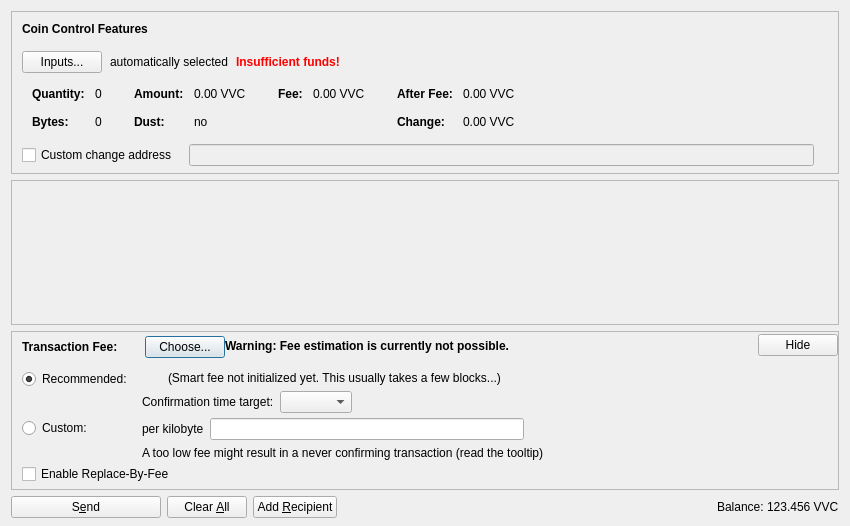
<?xml version="1.0" encoding="UTF-8"?>
<ui version="4.0">
 <class>SendCoinsDialog</class>
 <widget class="QDialog" name="SendCoinsDialog">
  <property name="geometry">
   <rect>
    <x>0</x>
    <y>0</y>
    <width>850</width>
    <height>526</height>
   </rect>
  </property>
  <property name="windowTitle">
   <string>Send Coins</string>
  </property>
  <layout class="QVBoxLayout" name="verticalLayout" stretch="0,1,0,0">
   <property name="bottomMargin">
    <number>8</number>
   </property>
   <item>
    <widget class="QFrame" name="frameCoinControl">
     <property name="sizePolicy">
      <sizepolicy hsizetype="Expanding" vsizetype="Expanding">
       <horstretch>0</horstretch>
       <verstretch>0</verstretch>
      </sizepolicy>
     </property>
     <property name="maximumSize">
      <size>
       <width>16777215</width>
       <height>16777215</height>
      </size>
     </property>
     <property name="frameShape">
      <enum>QFrame::StyledPanel</enum>
     </property>
     <property name="frameShadow">
      <enum>QFrame::Sunken</enum>
     </property>
     <layout class="QVBoxLayout" name="verticalLayoutCoinControl2">
      <property name="spacing">
       <number>0</number>
      </property>
      <property name="leftMargin">
       <number>0</number>
      </property>
      <property name="topMargin">
       <number>0</number>
      </property>
      <property name="rightMargin">
       <number>0</number>
      </property>
      <property name="bottomMargin">
       <number>6</number>
      </property>
      <item>
       <layout class="QVBoxLayout" name="verticalLayoutCoinControl" stretch="0,0,0,0,1">
        <property name="spacing">
         <number>0</number>
        </property>
        <property name="leftMargin">
         <number>10</number>
        </property>
        <property name="topMargin">
         <number>10</number>
        </property>
        <item>
         <layout class="QHBoxLayout" name="horizontalLayoutCoinControl1">
          <property name="bottomMargin">
           <number>15</number>
          </property>
          <item>
           <widget class="QLabel" name="labelCoinControlFeatures">
            <property name="sizePolicy">
             <sizepolicy hsizetype="Preferred" vsizetype="Maximum">
              <horstretch>0</horstretch>
              <verstretch>0</verstretch>
             </sizepolicy>
            </property>
            <property name="font">
             <font>
              <weight>75</weight>
              <bold>true</bold>
             </font>
            </property>
            <property name="styleSheet">
             <string notr="true">font-weight:bold;</string>
            </property>
            <property name="text">
             <string>Coin Control Features</string>
            </property>
           </widget>
          </item>
         </layout>
        </item>
        <item>
         <layout class="QHBoxLayout" name="horizontalLayoutCoinControl2" stretch="0,0,0,0">
          <property name="spacing">
           <number>8</number>
          </property>
          <property name="bottomMargin">
           <number>10</number>
          </property>
          <item>
           <widget class="QPushButton" name="pushButtonCoinControl">
            <property name="styleSheet">
             <string notr="true"/>
            </property>
            <property name="text">
             <string>Inputs...</string>
            </property>
            <property name="autoDefault">
             <bool>false</bool>
            </property>
           </widget>
          </item>
          <item>
           <widget class="QLabel" name="labelCoinControlAutomaticallySelected">
            <property name="text">
             <string>automatically selected</string>
            </property>
            <property name="margin">
             <number>5</number>
            </property>
           </widget>
          </item>
          <item>
           <widget class="QLabel" name="labelCoinControlInsuffFunds">
            <property name="font">
             <font>
              <weight>75</weight>
              <bold>true</bold>
             </font>
            </property>
            <property name="styleSheet">
             <string notr="true">color:red;font-weight:bold;</string>
            </property>
            <property name="text">
             <string>Insufficient funds!</string>
            </property>
            <property name="margin">
             <number>5</number>
            </property>
           </widget>
          </item>
          <item>
           <spacer name="horizontalSpacerCoinControl">
            <property name="orientation">
             <enum>Qt::Horizontal</enum>
            </property>
            <property name="sizeHint" stdset="0">
             <size>
              <width>40</width>
              <height>1</height>
             </size>
            </property>
           </spacer>
          </item>
         </layout>
        </item>
        <item>
         <widget class="QWidget" name="widgetCoinControl" native="true">
          <property name="sizePolicy">
           <sizepolicy hsizetype="Preferred" vsizetype="Preferred">
            <horstretch>0</horstretch>
            <verstretch>0</verstretch>
           </sizepolicy>
          </property>
          <property name="minimumSize">
           <size>
            <width>0</width>
            <height>0</height>
           </size>
          </property>
          <property name="styleSheet">
           <string notr="true"/>
          </property>
          <layout class="QHBoxLayout" name="horizontalLayoutCoinControl5">
           <property name="leftMargin">
            <number>0</number>
           </property>
           <property name="topMargin">
            <number>0</number>
           </property>
           <property name="rightMargin">
            <number>0</number>
           </property>
           <property name="bottomMargin">
            <number>0</number>
           </property>
           <item>
            <layout class="QHBoxLayout" name="horizontalLayoutCoinControl3" stretch="0,0,0,1">
             <property name="spacing">
              <number>20</number>
             </property>
             <property name="topMargin">
              <number>0</number>
             </property>
             <property name="bottomMargin">
              <number>10</number>
             </property>
             <item>
              <layout class="QFormLayout" name="formLayoutCoinControl1">
               <property name="horizontalSpacing">
                <number>10</number>
               </property>
               <property name="verticalSpacing">
                <number>14</number>
               </property>
               <property name="leftMargin">
                <number>10</number>
               </property>
               <property name="topMargin">
                <number>4</number>
               </property>
               <property name="rightMargin">
                <number>6</number>
               </property>
               <item row="0" column="0">
                <widget class="QLabel" name="labelCoinControlQuantityText">
                 <property name="font">
                  <font>
                   <weight>75</weight>
                   <bold>true</bold>
                  </font>
                 </property>
                 <property name="text">
                  <string>Quantity:</string>
                 </property>
                 <property name="margin">
                  <number>0</number>
                 </property>
                </widget>
               </item>
               <item row="0" column="1">
                <widget class="QLabel" name="labelCoinControlQuantity">
                 <property name="cursor">
                  <cursorShape>IBeamCursor</cursorShape>
                 </property>
                 <property name="contextMenuPolicy">
                  <enum>Qt::ActionsContextMenu</enum>
                 </property>
                 <property name="text">
                  <string notr="true">0</string>
                 </property>
                 <property name="margin">
                  <number>0</number>
                 </property>
                 <property name="textInteractionFlags">
                  <set>Qt::LinksAccessibleByMouse|Qt::TextSelectableByKeyboard|Qt::TextSelectableByMouse</set>
                 </property>
                </widget>
               </item>
               <item row="1" column="0">
                <widget class="QLabel" name="labelCoinControlBytesText">
                 <property name="font">
                  <font>
                   <weight>75</weight>
                   <bold>true</bold>
                  </font>
                 </property>
                 <property name="text">
                  <string>Bytes:</string>
                 </property>
                </widget>
               </item>
               <item row="1" column="1">
                <widget class="QLabel" name="labelCoinControlBytes">
                 <property name="cursor">
                  <cursorShape>IBeamCursor</cursorShape>
                 </property>
                 <property name="contextMenuPolicy">
                  <enum>Qt::ActionsContextMenu</enum>
                 </property>
                 <property name="text">
                  <string notr="true">0</string>
                 </property>
                 <property name="textInteractionFlags">
                  <set>Qt::LinksAccessibleByMouse|Qt::TextSelectableByKeyboard|Qt::TextSelectableByMouse</set>
                 </property>
                </widget>
               </item>
              </layout>
             </item>
             <item>
              <layout class="QFormLayout" name="formLayoutCoinControl2">
               <property name="horizontalSpacing">
                <number>10</number>
               </property>
               <property name="verticalSpacing">
                <number>14</number>
               </property>
               <property name="leftMargin">
                <number>6</number>
               </property>
               <property name="topMargin">
                <number>4</number>
               </property>
               <property name="rightMargin">
                <number>6</number>
               </property>
               <item row="0" column="0">
                <widget class="QLabel" name="labelCoinControlAmountText">
                 <property name="font">
                  <font>
                   <weight>75</weight>
                   <bold>true</bold>
                  </font>
                 </property>
                 <property name="text">
                  <string>Amount:</string>
                 </property>
                 <property name="margin">
                  <number>0</number>
                 </property>
                </widget>
               </item>
               <item row="0" column="1">
                <widget class="QLabel" name="labelCoinControlAmount">
                 <property name="cursor">
                  <cursorShape>IBeamCursor</cursorShape>
                 </property>
                 <property name="contextMenuPolicy">
                  <enum>Qt::ActionsContextMenu</enum>
                 </property>
                 <property name="text">
                  <string notr="true">0.00 VVC</string>
                 </property>
                 <property name="textInteractionFlags">
                  <set>Qt::LinksAccessibleByMouse|Qt::TextSelectableByKeyboard|Qt::TextSelectableByMouse</set>
                 </property>
                </widget>
               </item>
               <item row="1" column="0">
                <widget class="QLabel" name="labelCoinControlLowOutputText">
                 <property name="font">
                  <font>
                   <weight>75</weight>
                   <bold>true</bold>
                  </font>
                 </property>
                 <property name="text">
                  <string>Dust:</string>
                 </property>
                </widget>
               </item>
               <item row="1" column="1">
                <widget class="QLabel" name="labelCoinControlLowOutput">
                 <property name="cursor">
                  <cursorShape>IBeamCursor</cursorShape>
                 </property>
                 <property name="contextMenuPolicy">
                  <enum>Qt::ActionsContextMenu</enum>
                 </property>
                 <property name="text">
                  <string notr="true">no</string>
                 </property>
                 <property name="textInteractionFlags">
                  <set>Qt::LinksAccessibleByMouse|Qt::TextSelectableByKeyboard|Qt::TextSelectableByMouse</set>
                 </property>
                </widget>
               </item>
              </layout>
             </item>
             <item>
              <layout class="QFormLayout" name="formLayoutCoinControl3">
               <property name="horizontalSpacing">
                <number>10</number>
               </property>
               <property name="verticalSpacing">
                <number>14</number>
               </property>
               <property name="leftMargin">
                <number>6</number>
               </property>
               <property name="topMargin">
                <number>4</number>
               </property>
               <property name="rightMargin">
                <number>6</number>
               </property>
               <item row="0" column="0">
                <widget class="QLabel" name="labelCoinControlFeeText">
                 <property name="font">
                  <font>
                   <weight>75</weight>
                   <bold>true</bold>
                  </font>
                 </property>
                 <property name="text">
                  <string>Fee:</string>
                 </property>
                 <property name="margin">
                  <number>0</number>
                 </property>
                </widget>
               </item>
               <item row="0" column="1">
                <widget class="QLabel" name="labelCoinControlFee">
                 <property name="cursor">
                  <cursorShape>IBeamCursor</cursorShape>
                 </property>
                 <property name="contextMenuPolicy">
                  <enum>Qt::ActionsContextMenu</enum>
                 </property>
                 <property name="text">
                  <string notr="true">0.00 VVC</string>
                 </property>
                 <property name="textInteractionFlags">
                  <set>Qt::LinksAccessibleByMouse|Qt::TextSelectableByKeyboard|Qt::TextSelectableByMouse</set>
                 </property>
                </widget>
               </item>
              </layout>
             </item>
             <item>
              <layout class="QFormLayout" name="formLayoutCoinControl4">
               <property name="horizontalSpacing">
                <number>10</number>
               </property>
               <property name="verticalSpacing">
                <number>14</number>
               </property>
               <property name="leftMargin">
                <number>6</number>
               </property>
               <property name="topMargin">
                <number>4</number>
               </property>
               <property name="rightMargin">
                <number>6</number>
               </property>
               <item row="0" column="0">
                <widget class="QLabel" name="labelCoinControlAfterFeeText">
                 <property name="font">
                  <font>
                   <weight>75</weight>
                   <bold>true</bold>
                  </font>
                 </property>
                 <property name="text">
                  <string>After Fee:</string>
                 </property>
                 <property name="margin">
                  <number>0</number>
                 </property>
                </widget>
               </item>
               <item row="0" column="1">
                <widget class="QLabel" name="labelCoinControlAfterFee">
                 <property name="cursor">
                  <cursorShape>IBeamCursor</cursorShape>
                 </property>
                 <property name="contextMenuPolicy">
                  <enum>Qt::ActionsContextMenu</enum>
                 </property>
                 <property name="text">
                  <string notr="true">0.00 VVC</string>
                 </property>
                 <property name="textInteractionFlags">
                  <set>Qt::LinksAccessibleByMouse|Qt::TextSelectableByKeyboard|Qt::TextSelectableByMouse</set>
                 </property>
                </widget>
               </item>
               <item row="1" column="0">
                <widget class="QLabel" name="labelCoinControlChangeText">
                 <property name="font">
                  <font>
                   <weight>75</weight>
                   <bold>true</bold>
                  </font>
                 </property>
                 <property name="text">
                  <string>Change:</string>
                 </property>
                </widget>
               </item>
               <item row="1" column="1">
                <widget class="QLabel" name="labelCoinControlChange">
                 <property name="cursor">
                  <cursorShape>IBeamCursor</cursorShape>
                 </property>
                 <property name="contextMenuPolicy">
                  <enum>Qt::ActionsContextMenu</enum>
                 </property>
                 <property name="text">
                  <string notr="true">0.00 VVC</string>
                 </property>
                 <property name="textInteractionFlags">
                  <set>Qt::LinksAccessibleByMouse|Qt::TextSelectableByKeyboard|Qt::TextSelectableByMouse</set>
                 </property>
                </widget>
               </item>
              </layout>
             </item>
            </layout>
           </item>
          </layout>
         </widget>
        </item>
        <item>
         <layout class="QHBoxLayout" name="horizontalLayoutCoinControl4" stretch="0,0,0">
          <property name="spacing">
           <number>12</number>
          </property>
          <property name="sizeConstraint">
           <enum>QLayout::SetDefaultConstraint</enum>
          </property>
          <property name="topMargin">
           <number>5</number>
          </property>
          <property name="rightMargin">
           <number>5</number>
          </property>
          <item>
           <widget class="QCheckBox" name="checkBoxCoinControlChange">
            <property name="toolTip">
             <string>If this is activated, but the change address is empty or invalid, change will be sent to a newly generated address.</string>
            </property>
            <property name="text">
             <string>Custom change address</string>
            </property>
           </widget>
          </item>
          <item>
           <widget class="QValidatedLineEdit" name="lineEditCoinControlChange">
            <property name="enabled">
             <bool>false</bool>
            </property>
            <property name="sizePolicy">
             <sizepolicy hsizetype="Expanding" vsizetype="Fixed">
              <horstretch>0</horstretch>
              <verstretch>0</verstretch>
             </sizepolicy>
            </property>
           </widget>
          </item>
          <item>
           <widget class="QLabel" name="labelCoinControlChangeLabel">
            <property name="sizePolicy">
             <sizepolicy hsizetype="Preferred" vsizetype="Expanding">
              <horstretch>0</horstretch>
              <verstretch>0</verstretch>
             </sizepolicy>
            </property>
            <property name="minimumSize">
             <size>
              <width>0</width>
              <height>0</height>
             </size>
            </property>
            <property name="text">
             <string/>
            </property>
            <property name="margin">
             <number>3</number>
            </property>
           </widget>
          </item>
         </layout>
        </item>
        <item>
         <spacer name="verticalSpacerCoinControl">
          <property name="orientation">
           <enum>Qt::Vertical</enum>
          </property>
          <property name="sizeHint" stdset="0">
           <size>
            <width>800</width>
            <height>1</height>
           </size>
          </property>
         </spacer>
        </item>
       </layout>
      </item>
     </layout>
    </widget>
   </item>
   <item>
    <widget class="QScrollArea" name="scrollArea">
     <property name="widgetResizable">
      <bool>true</bool>
     </property>
     <widget class="QWidget" name="scrollAreaWidgetContents">
      <property name="geometry">
       <rect>
        <x>0</x>
        <y>0</y>
        <width>830</width>
        <height>104</height>
       </rect>
      </property>
      <layout class="QVBoxLayout" name="verticalLayout_2" stretch="0,1">
       <property name="leftMargin">
        <number>0</number>
       </property>
       <property name="topMargin">
        <number>0</number>
       </property>
       <property name="rightMargin">
        <number>0</number>
       </property>
       <property name="bottomMargin">
        <number>0</number>
       </property>
       <item>
        <layout class="QVBoxLayout" name="entries">
         <property name="spacing">
          <number>6</number>
         </property>
        </layout>
       </item>
       <item>
        <spacer name="verticalSpacer">
         <property name="orientation">
          <enum>Qt::Vertical</enum>
         </property>
         <property name="sizeHint" stdset="0">
          <size>
           <width>20</width>
           <height>40</height>
          </size>
         </property>
        </spacer>
       </item>
      </layout>
     </widget>
    </widget>
   </item>
   <item>
    <widget class="QFrame" name="frameFee">
     <property name="sizePolicy">
      <sizepolicy hsizetype="Expanding" vsizetype="Expanding">
       <horstretch>0</horstretch>
       <verstretch>0</verstretch>
      </sizepolicy>
     </property>
     <property name="maximumSize">
      <size>
       <width>16777215</width>
       <height>16777215</height>
      </size>
     </property>
     <property name="frameShape">
      <enum>QFrame::StyledPanel</enum>
     </property>
     <property name="frameShadow">
      <enum>QFrame::Sunken</enum>
     </property>
     <layout class="QVBoxLayout" name="verticalLayoutFee1">
      <property name="spacing">
       <number>0</number>
      </property>
      <property name="leftMargin">
       <number>0</number>
      </property>
      <property name="topMargin">
       <number>0</number>
      </property>
      <property name="rightMargin">
       <number>0</number>
      </property>
      <property name="bottomMargin">
       <number>0</number>
      </property>
      <item>
       <layout class="QVBoxLayout" name="verticalLayoutFee2" stretch="0,0,0">
        <property name="spacing">
         <number>0</number>
        </property>
        <property name="leftMargin">
         <number>10</number>
        </property>
        <property name="topMargin">
         <number>0</number>
        </property>
        <item>
         <layout class="QHBoxLayout" name="horizontalLayoutFee1">
          <property name="bottomMargin">
           <number>0</number>
          </property>
          <item>
           <layout class="QVBoxLayout" name="verticalLayoutFee7">
            <property name="spacing">
             <number>0</number>
            </property>
            <item>
             <spacer name="verticalSpacerSmartFee">
              <property name="orientation">
               <enum>Qt::Vertical</enum>
              </property>
              <property name="sizeType">
               <enum>QSizePolicy::Fixed</enum>
              </property>
              <property name="sizeHint" stdset="0">
               <size>
                <width>1</width>
                <height>4</height>
               </size>
              </property>
             </spacer>
            </item>
            <item>
             <layout class="QHBoxLayout" name="horizontalLayoutSmartFee">
              <property name="spacing">
               <number>10</number>
              </property>
              <item>
               <widget class="QLabel" name="labelFeeHeadline">
                <property name="sizePolicy">
                 <sizepolicy hsizetype="Preferred" vsizetype="Maximum">
                  <horstretch>0</horstretch>
                  <verstretch>0</verstretch>
                 </sizepolicy>
                </property>
                <property name="font">
                 <font>
                  <weight>75</weight>
                  <bold>true</bold>
                 </font>
                </property>
                <property name="styleSheet">
                 <string notr="true">font-weight:bold;</string>
                </property>
                <property name="text">
                 <string>Transaction Fee:</string>
                </property>
               </widget>
              </item>
              <item>
               <widget class="QLabel" name="labelFeeMinimized">
                <property name="text">
                 <string/>
                </property>
               </widget>
              </item>
              <item>
               <widget class="QPushButton" name="buttonChooseFee">
                <property name="text">
                 <string>Choose...</string>
                </property>
               </widget>
              </item>
             </layout>
            </item>
            <item>
             <spacer name="verticalSpacer_5">
              <property name="orientation">
               <enum>Qt::Vertical</enum>
              </property>
              <property name="sizeHint" stdset="0">
               <size>
                <width>1</width>
                <height>1</height>
               </size>
              </property>
             </spacer>
            </item>
           </layout>
          </item>
          <item>
           <widget class="QLabel" name="fallbackFeeWarningLabel">
            <property name="toolTip">
             <string>Using the fallbackfee can result in sending a transaction that will take several hours or days (or never) to confirm. Consider choosing your fee manually or wait until you have validated the complete chain.</string>
            </property>
            <property name="font">
            <font>
                <weight>75</weight>
                <bold>true</bold>
            </font>
            </property>
            <property name="text">
             <string>Warning: Fee estimation is currently not possible.</string>
            </property>
            <property name="wordWrap">
             <bool>false</bool>
            </property>
           </widget>
          </item>
          <item>
           <spacer name="horizontalSpacer_4">
            <property name="orientation">
             <enum>Qt::Horizontal</enum>
            </property>
            <property name="sizeType">
             <enum>QSizePolicy::MinimumExpanding</enum>
            </property>
            <property name="sizeHint" stdset="0">
             <size>
              <width>40</width>
              <height>20</height>
             </size>
            </property>
           </spacer>
          </item>
          <item>
           <widget class="QPushButton" name="buttonMinimizeFee">
            <property name="toolTip">
             <string>collapse fee-settings</string>
            </property>
            <property name="text">
             <string>Hide</string>
            </property>
           </widget>
          </item>
         </layout>
        </item>
        <item>
         <widget class="QFrame" name="frameFeeSelection">
          <layout class="QVBoxLayout" name="verticalLayoutFee12">
           <property name="spacing">
            <number>0</number>
           </property>
           <property name="leftMargin">
            <number>0</number>
           </property>
           <property name="topMargin">
            <number>0</number>
           </property>
           <property name="rightMargin">
            <number>0</number>
           </property>
           <property name="bottomMargin">
            <number>0</number>
           </property>
           <item>
            <layout class="QGridLayout" name="gridLayoutFee">
             <property name="topMargin">
              <number>10</number>
             </property>
             <property name="bottomMargin">
              <number>4</number>
             </property>
             <property name="horizontalSpacing">
              <number>10</number>
             </property>
             <property name="verticalSpacing">
              <number>4</number>
             </property>
             <item row="1" column="1">
              <layout class="QVBoxLayout" name="verticalLayoutFee8">
               <property name="spacing">
                <number>6</number>
               </property>
               <item>
                <layout class="QHBoxLayout" name="horizontalLayoutFee13">
                 <item>
                  <widget class="QLabel" name="labelCustomPerKilobyte">
                   <property name="toolTip">
                    <string>Specify a custom fee per kB (1,000 bytes) of the transaction's virtual size.

Note:  Since the fee is calculated on a per-byte basis, a fee of "100 parvuses per kB" for a transaction size of 500 bytes (half of 1 kB) would ultimately yield a fee of only 50 parvuses.</string>
                   </property>
                   <property name="text">
                    <string>per kilobyte</string>
                   </property>
                  </widget>
                 </item>
                 <item>
                  <widget class="VivuscoinAmountField" name="customFee"/>
                 </item>
                 <item>
                  <spacer name="horizontalSpacer_6">
                   <property name="orientation">
                    <enum>Qt::Horizontal</enum>
                   </property>
                   <property name="sizeHint" stdset="0">
                    <size>
                     <width>1</width>
                     <height>1</height>
                    </size>
                   </property>
                  </spacer>
                 </item>
                </layout>
               </item>
               <item>
                <layout class="QHBoxLayout" name="horizontalLayoutFee8">
                 <item>
                  <widget class="QLabel" name="labelCustomFeeWarning">
                   <property name="enabled">
                    <bool>true</bool>
                   </property>
                   <property name="toolTip">
                    <string>When there is less transaction volume than space in the blocks, miners as well as relaying nodes may enforce a minimum fee. Paying only this minimum fee is just fine, but be aware that this can result in a never confirming transaction once there is more demand for vivuscoin transactions than the network can process.</string>
                   </property>
                   <property name="text">
                    <string>A too low fee might result in a never confirming transaction (read the tooltip)</string>
                   </property>
                  </widget>
                 </item>
                 <item>
                  <spacer name="horizontalSpacer_2">
                   <property name="orientation">
                    <enum>Qt::Horizontal</enum>
                   </property>
                   <property name="sizeHint" stdset="0">
                    <size>
                     <width>1</width>
                     <height>1</height>
                    </size>
                   </property>
                  </spacer>
                 </item>
                </layout>
               </item>
              </layout>
             </item>
             <item row="0" column="0">
              <layout class="QVBoxLayout" name="verticalLayoutFee4" stretch="0,1">
               <item>
                <widget class="QRadioButton" name="radioSmartFee">
                 <property name="text">
                  <string>Recommended:</string>
                 </property>
                 <property name="checked">
                  <bool>true</bool>
                 </property>
                 <attribute name="buttonGroup">
                  <string notr="true">groupFee</string>
                 </attribute>
                </widget>
               </item>
               <item>
                <spacer name="verticalSpacer_2">
                 <property name="orientation">
                  <enum>Qt::Vertical</enum>
                 </property>
                 <property name="sizeHint" stdset="0">
                  <size>
                   <width>1</width>
                   <height>1</height>
                  </size>
                 </property>
                </spacer>
               </item>
              </layout>
             </item>
             <item row="1" column="0">
              <layout class="QVBoxLayout" name="verticalLayoutFee9" stretch="0,1">
               <item>
                <widget class="QRadioButton" name="radioCustomFee">
                 <property name="text">
                  <string>Custom:</string>
                 </property>
                 <attribute name="buttonGroup">
                  <string notr="true">groupFee</string>
                 </attribute>
                </widget>
               </item>
               <item>
                <spacer name="verticalSpacer_6">
                 <property name="orientation">
                  <enum>Qt::Vertical</enum>
                 </property>
                 <property name="sizeHint" stdset="0">
                  <size>
                   <width>1</width>
                   <height>1</height>
                  </size>
                 </property>
                </spacer>
               </item>
              </layout>
             </item>
             <item row="0" column="1">
              <layout class="QVBoxLayout" name="verticalLayoutFee3" stretch="0,0,1">
               <property name="spacing">
                <number>6</number>
               </property>
               <property name="topMargin">
                <number>2</number>
               </property>
               <item>
                <layout class="QHBoxLayout" name="horizontalLayoutFee12">
                 <item>
                  <widget class="QLabel" name="labelSmartFee">
                   <property name="text">
                    <string/>
                   </property>
                  </widget>
                 </item>
                 <item>
                  <widget class="QLabel" name="labelFeeEstimation">
                   <property name="text">
                    <string/>
                   </property>
                  </widget>
                 </item>
                 <item>
                  <widget class="QLabel" name="labelSmartFee2">
                   <property name="text">
                    <string>(Smart fee not initialized yet. This usually takes a few blocks...)</string>
                   </property>
                  </widget>
                 </item>
                 <item>
                  <spacer name="horizontalSpacer_5">
                   <property name="orientation">
                    <enum>Qt::Horizontal</enum>
                   </property>
                   <property name="sizeHint" stdset="0">
                    <size>
                     <width>1</width>
                     <height>1</height>
                    </size>
                   </property>
                  </spacer>
                 </item>
                </layout>
               </item>
               <item>
                <layout class="QHBoxLayout" name="horizontalLayoutFee9">
                 <item>
                  <layout class="QVBoxLayout" name="verticalLayoutFee6">
                   <item>
                    <widget class="QLabel" name="labelSmartFee3">
                     <property name="text">
                      <string>Confirmation time target:</string>
                     </property>
                    </widget>
                   </item>
                  </layout>
                 </item>
                 <item>
                  <layout class="QVBoxLayout" name="verticalLayoutFee5">
                   <property name="rightMargin">
                    <number>30</number>
                   </property>
                   <item>
                    <layout class="QHBoxLayout" name="horizontalLayoutConfTarget">
                     <property name="bottomMargin">
                      <number>0</number>
                     </property>
                     <item>
                      <widget class="QComboBox" name="confTargetSelector"/>
                     </item>
                     <item>
                      <spacer name="horizontalSpacerConfTarget">
                       <property name="orientation">
                        <enum>Qt::Horizontal</enum>
                       </property>
                       <property name="sizeHint" stdset="0">
                        <size>
                         <width>40</width>
                         <height>20</height>
                        </size>
                       </property>
                      </spacer>
                     </item>
                    </layout>
                   </item>
                  </layout>
                 </item>
                </layout>
               </item>
               <item>
                <spacer name="verticalSpacer_4">
                 <property name="orientation">
                  <enum>Qt::Vertical</enum>
                 </property>
                 <property name="sizeHint" stdset="0">
                  <size>
                   <width>1</width>
                   <height>1</height>
                  </size>
                 </property>
                </spacer>
               </item>
              </layout>
             </item>
            </layout>
           </item>
           <item>
            <widget class="QCheckBox" name="optInRBF">
             <property name="text">
              <string>Enable Replace-By-Fee</string>
             </property>
             <property name="toolTip">
              <string>With Replace-By-Fee (BIP-125) you can increase a transaction's fee after it is sent. Without this, a higher fee may be recommended to compensate for increased transaction delay risk.</string>
             </property>
            </widget>
           </item>
          </layout>
         </widget>
        </item>
        <item>
         <spacer name="verticalSpacerFee">
          <property name="orientation">
           <enum>Qt::Vertical</enum>
          </property>
          <property name="sizeHint" stdset="0">
           <size>
            <width>40</width>
            <height>5</height>
           </size>
          </property>
         </spacer>
        </item>
       </layout>
      </item>
     </layout>
    </widget>
   </item>
   <item>
    <layout class="QHBoxLayout" name="horizontalLayout">
     <item>
      <widget class="QPushButton" name="sendButton">
       <property name="minimumSize">
        <size>
         <width>150</width>
         <height>0</height>
        </size>
       </property>
       <property name="toolTip">
        <string>Confirm the send action</string>
       </property>
       <property name="text">
        <string>S&amp;end</string>
       </property>
       <property name="icon">
        <iconset resource="../vivuscoin.qrc">
         <normaloff>:/icons/send</normaloff>:/icons/send</iconset>
       </property>
       <property name="autoDefault">
        <bool>false</bool>
       </property>
       <property name="default">
        <bool>false</bool>
       </property>
      </widget>
     </item>
     <item>
      <widget class="QPushButton" name="clearButton">
       <property name="sizePolicy">
        <sizepolicy hsizetype="Minimum" vsizetype="Fixed">
         <horstretch>0</horstretch>
         <verstretch>0</verstretch>
        </sizepolicy>
       </property>
       <property name="toolTip">
        <string>Clear all fields of the form.</string>
       </property>
       <property name="text">
        <string>Clear &amp;All</string>
       </property>
       <property name="icon">
        <iconset resource="../vivuscoin.qrc">
         <normaloff>:/icons/remove</normaloff>:/icons/remove</iconset>
       </property>
       <property name="autoDefault">
        <bool>false</bool>
       </property>
      </widget>
     </item>
     <item>
      <widget class="QPushButton" name="addButton">
       <property name="toolTip">
        <string>Send to multiple recipients at once</string>
       </property>
       <property name="text">
        <string>Add &amp;Recipient</string>
       </property>
       <property name="icon">
        <iconset resource="../vivuscoin.qrc">
         <normaloff>:/icons/add</normaloff>:/icons/add</iconset>
       </property>
       <property name="autoDefault">
        <bool>false</bool>
       </property>
      </widget>
     </item>
     <item>
      <spacer name="horizontalSpacer">
       <property name="orientation">
        <enum>Qt::Horizontal</enum>
       </property>
       <property name="sizeHint" stdset="0">
        <size>
         <width>40</width>
         <height>20</height>
        </size>
       </property>
      </spacer>
     </item>
     <item>
      <layout class="QHBoxLayout" name="horizontalLayout_2">
       <property name="spacing">
        <number>3</number>
       </property>
       <item>
        <widget class="QLabel" name="label">
         <property name="sizePolicy">
          <sizepolicy hsizetype="Preferred" vsizetype="Fixed">
           <horstretch>0</horstretch>
           <verstretch>0</verstretch>
          </sizepolicy>
         </property>
         <property name="text">
          <string>Balance:</string>
         </property>
        </widget>
       </item>
       <item>
        <widget class="QLabel" name="labelBalance">
         <property name="sizePolicy">
          <sizepolicy hsizetype="Preferred" vsizetype="Fixed">
           <horstretch>0</horstretch>
           <verstretch>0</verstretch>
          </sizepolicy>
         </property>
         <property name="cursor">
          <cursorShape>IBeamCursor</cursorShape>
         </property>
         <property name="text">
          <string notr="true">123.456 VVC</string>
         </property>
         <property name="textInteractionFlags">
          <set>Qt::LinksAccessibleByMouse|Qt::TextSelectableByKeyboard|Qt::TextSelectableByMouse</set>
         </property>
        </widget>
       </item>
      </layout>
     </item>
    </layout>
   </item>
  </layout>
 </widget>
 <customwidgets>
  <customwidget>
   <class>QValidatedLineEdit</class>
   <extends>QLineEdit</extends>
   <header>qt/qvalidatedlineedit.h</header>
  </customwidget>
  <customwidget>
   <class>VivuscoinAmountField</class>
   <extends>QLineEdit</extends>
   <header>qt/vivuscoinamountfield.h</header>
   <container>1</container>
  </customwidget>
 </customwidgets>
 <resources>
  <include location="../vivuscoin.qrc"/>
 </resources>
 <connections/>
 <buttongroups>
  <buttongroup name="groupFee"/>
 </buttongroups>
</ui>
